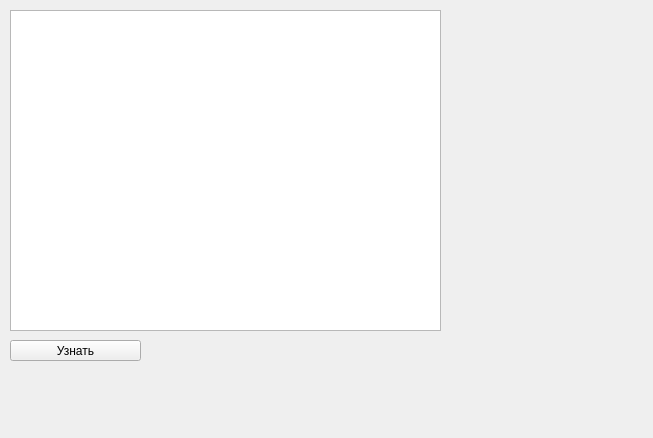
<?xml version="1.0" encoding="UTF-8"?>
<ui version="4.0">
 <class>Form</class>
 <widget class="QWidget" name="Form">
  <property name="geometry">
   <rect>
    <x>0</x>
    <y>0</y>
    <width>653</width>
    <height>438</height>
   </rect>
  </property>
  <property name="windowTitle">
   <string>Form</string>
  </property>
  <widget class="QPushButton" name="btn">
   <property name="geometry">
    <rect>
     <x>10</x>
     <y>340</y>
     <width>131</width>
     <height>21</height>
    </rect>
   </property>
   <property name="text">
    <string>Узнать</string>
   </property>
  </widget>
  <widget class="QTableWidget" name="tableWidget">
   <property name="geometry">
    <rect>
     <x>10</x>
     <y>10</y>
     <width>431</width>
     <height>321</height>
    </rect>
   </property>
  </widget>
 </widget>
 <resources/>
 <connections/>
</ui>
